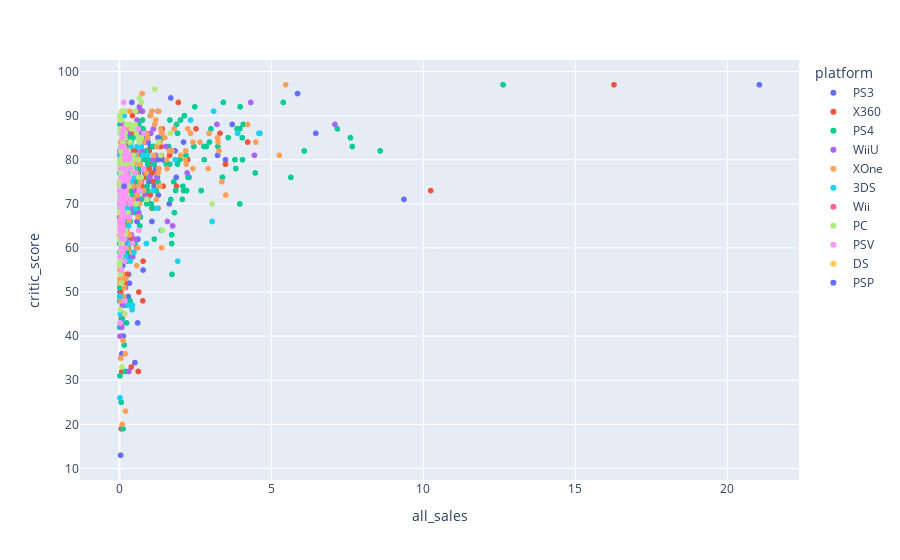

The code cell stored with this chart in its notebook:
### Code cell
px.scatter(good_data_2013, 
            x="all_sales", 
            y="critic_score",
            color='platform',
            hover_data=['name', 'user_score'])

### Figure 1 — Plotly figure (JSON) as saved in the notebook; plotly's stock layout.template omitted (floating-point values rounded to 4 significant figures; data arrays with more than 128 entries replaced by an {"elided": "..."} marker saying what was removed)
{"data": [{"customdata": {"elided": "186x2 mixed values"}, "hovertemplate": "platform=PS3<br>all_sales=%{x}<br>critic_score=%{y}<br>name=%{customdata[0]}<br>user_score=%{customdata[1]}<extra></extra>", "legendgroup": "PS3", "marker": {"color": "#636efa", "symbol": "circle"}, "mode": "markers", "name": "PS3", "showlegend": true, "type": "scattergl", "x": {"elided": "186 float values"}, "xaxis": "x", "y": {"elided": "186 int values"}, "yaxis": "y"}, {"customdata": {"elided": "143x2 mixed values"}, "hovertemplate": "platform=X360<br>all_sales=%{x}<br>critic_score=%{y}<br>name=%{customdata[0]}<br>user_score=%{customdata[1]}<extra></extra>", "legendgroup": "X360", "marker": {"color": "#EF553B", "symbol": "circle"}, "mode": "markers", "name": "X360", "showlegend": true, "type": "scattergl", "x": {"elided": "143 float values"}, "xaxis": "x", "y": {"elided": "143 int values"}, "yaxis": "y"}, {"customdata": {"elided": "257x2 mixed values"}, "hovertemplate": "platform=PS4<br>all_sales=%{x}<br>critic_score=%{y}<br>name=%{customdata[0]}<br>user_score=%{customdata[1]}<extra></extra>", "legendgroup": "PS4", "marker": {"color": "#00cc96", "symbol": "circle"}, "mode": "markers", "name": "PS4", "showlegend": true, "type": "scattergl", "x": {"elided": "257 float values"}, "xaxis": "x", "y": {"elided": "257 int values"}, "yaxis": "y"}, {"customdata": {"elided": "80x2 mixed values"}, "hovertemplate": "platform=WiiU<br>all_sales=%{x}<br>critic_score=%{y}<br>name=%{customdata[0]}<br>user_score=%{customdata[1]}<extra></extra>", "legendgroup": "WiiU", "marker": {"color": "#ab63fa", "symbol": "circle"}, "mode": "markers", "name": "WiiU", "showlegend": true, "type": "scattergl", "x": [7.09, 4.44, 4.32, 3.21, 2.23, 1.75, 1.58, 1.53, 1.3, 1.23, 1.19, 1.12, 1.1, 1.03, 1.01, 0.84, 0.84, 0.76, 0.74, 0.73, 0.7, 0.66, 0.64, 0.6, 0.59, 0.58, 0.57, 0.53, 0.52, 0.51, 0.48, 0.46, 0.44, 0.42, 0.42, 0.4, 0.39, 0.38, 0.37, 0.35, 0.31, 0.31, 0.29, 0.27, 0.24, 0.22, 0.2, 0.19, 0.19, 0.18, 0.15, 0.13, 0.12, 0.12, 0.11, 0.12, 0.11, 0.1, 0.1, 0.1, 0.08, 0.09, 0.07, 0.06, 0.07, 0.07, 0.04, 0.05, 0.03, 0.03, 0.03, 0.02, 0.02, 0.02, 0.02, 0.01, 0.01, 0.01, 0.01, 0.01], "xaxis": "x", "y": [88, 81, 93, 88, 77, 65, 66, 83, 78, 76, 81, 87, 80, 86, 76, 72, 84, 91, 82, 75, 86, 92, 68, 71, 72, 89, 73, 62, 71, 73, 87, null, 58, 75, 46, 78, 63, 68, 69, 69, 68, 32, 86, 71, 69, null, 51, 84, 82, 80, 74, 62, 45, 75, 77, null, 67, 71, null, 88, 42, 47, null, 66, 76, 43, 58, null, null, null, 48, null, null, 58, 40, null, 67, 70, 82, 81], "yaxis": "y"}, {"customdata": {"elided": "182x2 mixed values"}, "hovertemplate": "platform=XOne<br>all_sales=%{x}<br>critic_score=%{y}<br>name=%{customdata[0]}<br>user_score=%{customdata[1]}<extra></extra>", "legendgroup": "XOne", "marker": {"color": "#FFA15A", "symbol": "circle"}, "mode": "markers", "name": "XOne", "showlegend": true, "type": "scattergl", "x": {"elided": "182 float values"}, "xaxis": "x", "y": {"elided": "182 int values"}, "yaxis": "y"}, {"customdata": {"elided": "80x2 mixed values"}, "hovertemplate": "platform=3DS<br>all_sales=%{x}<br>critic_score=%{y}<br>name=%{customdata[0]}<br>user_score=%{customdata[1]}<extra></extra>", "legendgroup": "3DS", "marker": {"color": "#19d3f3", "symbol": "circle"}, "mode": "markers", "name": "3DS", "showlegend": true, "type": "scattergl", "x": [4.59, 3.89, 3.1, 3.05, 2.34, 1.92, 1.83, 1.38, 1.25, 1.11, 0.93, 0.93, 0.89, 0.76, 0.72, 0.69, 0.62, 0.58, 0.53, 0.48, 0.49, 0.48, 0.48, 0.46, 0.45, 0.43, 0.42, 0.42, 0.38, 0.38, 0.36, 0.33, 0.33, 0.32, 0.31, 0.31, 0.29, 0.28, 0.27, 0.26, 0.26, 0.25, 0.24, 0.24, 0.24, 0.21, 0.22, 0.21, 0.21, 0.18, 0.16, 0.16, 0.15, 0.13, 0.13, 0.11, 0.1, 0.09, 0.09, 0.07, 0.08, 0.08, 0.08, 0.06, 0.06, 0.04, 0.04, 0.04, 0.03, 0.03, 0.03, 0.03, 0.03, 0.03, 0.02, 0.02, 0.02, 0.02, 0.01, 0.01], "xaxis": "x", "y": [86, 86, 91, 66, 89, 57, 80, 64, 69, 73, 81, 71, 61, 81, 83, null, null, 83, 69, 59, 76, 81, 78, null, null, 47, 76, 46, 75, 83, 57, null, 61, 80, 65, 68, 47, null, 68, 69, 80, 67, 79, 68, 77, 58, 69, 68, 77, 60, 77, 72, 90, 62, null, 72, 68, 58, 71, 65, 63, 81, null, 70, 68, 64, 82, 43, 46, 45, 49, 74, null, null, null, 81, 26, null, null, 77], "yaxis": "y"}, {"customdata": [["Just Dance 2014", 6.2], ["Skylanders SWAP Force", 6.6], ["Just Dance 2015", 8.4], ["Disney Infinity", 4.2], ["FIFA 15", 4.3], ["FIFA 14", 4.3], ["Angry Birds Star Wars", 2.8]], "hovertemplate": "platform=Wii<br>all_sales=%{x}<br>critic_score=%{y}<br>name=%{customdata[0]}<br>user_score=%{customdata[1]}<extra></extra>", "legendgroup": "Wii", "marker": {"color": "#FF6692", "symbol": "circle"}, "mode": "markers", "name": "Wii", "showlegend": true, "type": "scattergl", "x": [3.58, 2.15, 2.01, 1.6, 0.56, 0.38, 0.26], "xaxis": "x", "y": [null, null, null, null, null, null, null], "yaxis": "y"}, {"customdata": {"elided": "155x2 mixed values"}, "hovertemplate": "platform=PC<br>all_sales=%{x}<br>critic_score=%{y}<br>name=%{customdata[0]}<br>user_score=%{customdata[1]}<extra></extra>", "legendgroup": "PC", "marker": {"color": "#B6E880", "symbol": "circle"}, "mode": "markers", "name": "PC", "showlegend": true, "type": "scattergl", "x": {"elided": "155 float values"}, "xaxis": "x", "y": {"elided": "155 int values"}, "yaxis": "y"}, {"customdata": {"elided": "99x2 mixed values"}, "hovertemplate": "platform=PSV<br>all_sales=%{x}<br>critic_score=%{y}<br>name=%{customdata[0]}<br>user_score=%{customdata[1]}<extra></extra>", "legendgroup": "PSV", "marker": {"color": "#FF97FF", "symbol": "circle"}, "mode": "markers", "name": "PSV", "showlegend": true, "type": "scattergl", "x": [0.8, 0.8, 0.65, 0.64, 0.62, 0.6, 0.51, 0.43, 0.41, 0.41, 0.36, 0.36, 0.35, 0.33, 0.33, 0.32, 0.31, 0.3, 0.3, 0.25, 0.23, 0.22, 0.23, 0.22, 0.21, 0.21, 0.21, 0.2, 0.19, 0.18, 0.18, 0.18, 0.17, 0.17, 0.17, 0.17, 0.16, 0.17, 0.17, 0.14, 0.15, 0.15, 0.14, 0.14, 0.13, 0.13, 0.12, 0.13, 0.13, 0.12, 0.11, 0.11, 0.12, 0.11, 0.11, 0.11, 0.11, 0.11, 0.1, 0.11, 0.1, 0.09, 0.1, 0.09, 0.09, 0.08, 0.08, 0.08, 0.07, 0.07, 0.07, 0.07, 0.07, 0.07, 0.07, 0.06, 0.06, 0.07, 0.06, 0.06, 0.05, 0.04, 0.04, 0.04, 0.03, 0.03, 0.03, 0.02, 0.03, 0.03, 0.03, 0.02, 0.02, 0.01, 0.01, 0.01, 0.01, 0.01, 0.01], "xaxis": "x", "y": [78, 86, 73, 64, 87, null, 77, 61, null, null, 70, 78, 71, 80, 81, 76, null, 67, null, 75, 77, 82, null, 82, 77, 72, 74, 73, null, 80, 60, 48, 71, 81, 62, null, 70, 57, 76, null, 78, 60, 93, 87, 75, 64, 67, 67, 68, null, 83, 71, 75, 72, 76, 68, 66, 59, 85, 65, 83, 66, null, 62, 86, null, 69, 72, 83, null, 63, 72, 70, 60, 55, 70, 83, 76, null, 71, 78, null, null, 72, 71, 65, 73, 43, null, null, null, 64, 70, null, null, 58, 66, null, null], "yaxis": "y"}, {"customdata": [["LEGO Marvel Super Heroes", 4.8]], "hovertemplate": "platform=DS<br>all_sales=%{x}<br>critic_score=%{y}<br>name=%{customdata[0]}<br>user_score=%{customdata[1]}<extra></extra>", "legendgroup": "DS", "marker": {"color": "#FECB52", "symbol": "circle"}, "mode": "markers", "name": "DS", "showlegend": true, "type": "scattergl", "x": [0.38], "xaxis": "x", "y": [null], "yaxis": "y"}, {"customdata": [["FIFA 14", 3.4], ["Summon Night 5", 8.3]], "hovertemplate": "platform=PSP<br>all_sales=%{x}<br>critic_score=%{y}<br>name=%{customdata[0]}<br>user_score=%{customdata[1]}<extra></extra>", "legendgroup": "PSP", "marker": {"color": "#636efa", "symbol": "circle"}, "mode": "markers", "name": "PSP", "showlegend": true, "type": "scattergl", "x": [0.19, 0.15], "xaxis": "x", "y": [null, 74], "yaxis": "y"}], "layout": {"legend": {"title": {"text": "platform"}, "tracegroupgap": 0}, "margin": {"t": 60}, "xaxis": {"anchor": "y", "domain": [0, 1], "title": {"text": "all_sales"}}, "yaxis": {"anchor": "x", "domain": [0, 1], "title": {"text": "critic_score"}}}}
